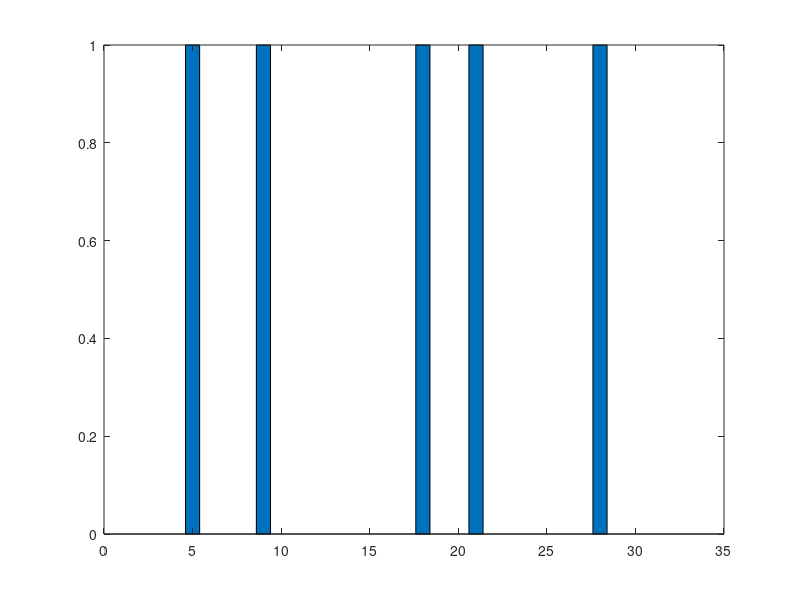
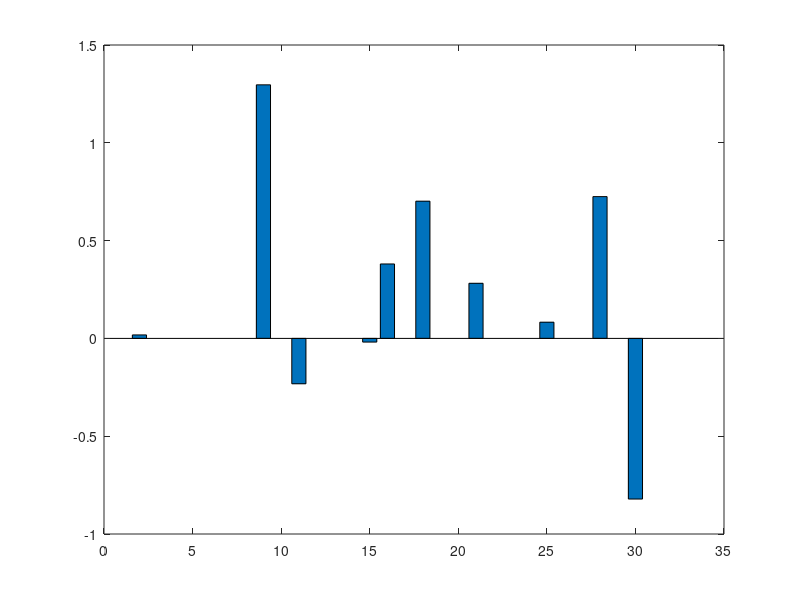

Recreate these plots in MATLAB, in order.
clear;
n = 30;
n2 = floor(n / 3);
A = randn(n2, n) %a guassian matrix
x = randn(1, n)
for i=1:n
    if (abs(x(1,i)) <= 1.6)
        x(1,i) = 0;
    else
        x(1,i) = 1;
    end
end
figure;
bar(1:n, x)
%prepare for linear program
b = A * x';
f = zeros(2 * n, 1)
f = f + 1
Aeq = zeros(n2, 2 * n)
Aeq(1:n2, 1:n) = A;
Aeq(1:n2, n+1:2 * n) = -A;
Beq = b;
A1 = eye(2 * n) * (-1)
B1 = zeros(2 * n, 1)
xx = linprog(f, A1, B1, Aeq, Beq) 
ans = xx(1 : n) - xx(n + 1 : 2 * n)
figure;
bar(1:n, ans)